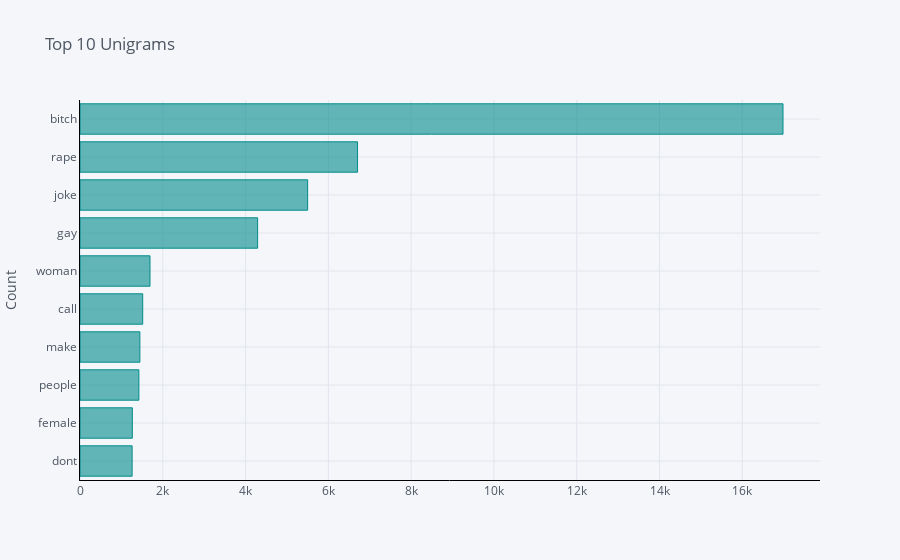

This figure's notebook cell:
### Code cell
unigrams(data,'gender')

### Figure 1 — Plotly figure (JSON) as saved in the notebook; plotly's stock layout.template omitted (floating-point values rounded to 4 significant figures)
{"data": [{"marker": {"color": "rgba(0, 139, 139, 0.6)", "line": {"color": "rgba(0, 139, 139, 1.0)", "width": 1}}, "name": "count", "orientation": "h", "text": "", "type": "bar", "x": [1259, 1264, 1422, 1446, 1515, 1691, 4291, 5499, 6705, 16983], "y": ["dont", "female", "people", "make", "call", "woman", "gay", "joke", "rape", "bitch"]}], "layout": {"autosize": true, "legend": {"bgcolor": "#F5F6F9", "font": {"color": "#4D5663"}}, "paper_bgcolor": "#F5F6F9", "plot_bgcolor": "#F5F6F9", "title": {"font": {"color": "#4D5663"}, "text": "Top 10 Unigrams"}, "xaxis": {"autorange": true, "gridcolor": "#E1E5ED", "linecolor": "black", "range": [0, 17880.0], "showgrid": true, "tickfont": {"color": "#4D5663"}, "title": {"font": {"color": "#4D5663"}, "text": ""}, "type": "linear", "zerolinecolor": "#E1E5ED"}, "yaxis": {"autorange": true, "gridcolor": "#E1E5ED", "linecolor": "black", "range": [-0.5, 9.5], "showgrid": true, "tickfont": {"color": "#4D5663"}, "title": {"font": {"color": "#4D5663"}, "text": "Count"}, "type": "category", "zerolinecolor": "#E1E5ED"}}}
